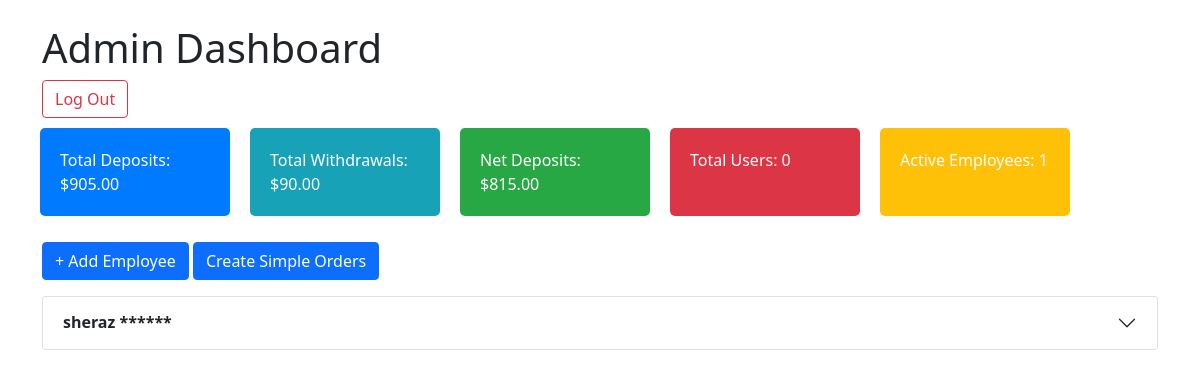
Screenshot of /Admin-Dashboard/ (signed in) with the database file from the repository.
### accounts/models.py (models this page shows, shortened)
class User(AbstractUser):
    is_admin = models.BooleanField(default=False)
    is_employee = models.BooleanField(default=False)
    is_customer = models.BooleanField(default=False)
    invitation_code = models.CharField(max_length=100, blank=True,null=True, editable=False)

### adminControl/models.py (models this page shows, shortened)
class AdminDeposit(BaseModel):
    admin = models.OneToOneField(settings.AUTH_USER_MODEL, on_delete=models.CASCADE, related_name="admin")
    total_deposit = models.DecimalField(max_digits=10, decimal_places=2, default=0.00)
    net_deposit = models.DecimalField(max_digits=10, decimal_places=2, default=0.00)
    total_withdrawal=models.DecimalField(max_digits=10,decimal_places=2,default=0.00)
    last_updated = models.DateTimeField(auto_now=True)

### accounts/views.py (the view, shortened to what this page needs)
# urls.py: path('Admin-Dashboard/',Admin_dasboard,name='Admin_dashboard'),
@login_required
@require_http_methods(["GET", "POST"])
def Admin_dasboard(request):
    Emp=User.objects.filter(is_employee=True)
    total_emplyee=Emp.count()
    Cus = User.objects.filter(is_customer=True)
    total_customer = Cus.count()
    employees = User.objects.filter(is_employee=True)
    employees_data = []
    for employee in employees:
        invited_customers = User.objects.filter(invitation_code=employee.invitation_code, is_customer=True)
        plain_password = request.session.pop(f'employee_password_{employee.id}', '******')
        employees_data.append({
            'employee': employee,
            'plain_password': plain_password,
            'invited_customers': invited_customers,
        })
    context={"Total_Employees":total_emplyee,"Total_Customer":total_customer,
             'employees_data': employees_data}
    return render(request, 'home/Admin_dashboard.html',context)

### templates/home/Admin_dashboard.html (shortened to what this page needs)
<!DOCTYPE html>
<html lang="en">
<head>
    <link href="https://cdn.jsdelivr.net/npm/bootstrap@5.1.3/dist/css/bootstrap.min.css" rel="stylesheet">
</head>
<body>
    <div class="container mt-4">
        <h1>Admin Dashboard</h1>
        <button class="btn btn-outline-danger log-out-button" type="button" id="logoutButton">
            <a href="{% url 'logout' %}" style="text-decoration: none; color: inherit;">Log Out</a>
        </button>
        <div class="row">
            <div class="col-md-2 info-box bg-total">Total Deposits: $<span id="totalDeposits">{{ request.user.admin.total_deposit }}</span></div>
            <div class="col-md-2 info-box bg-withdraw">Total Withdrawals: $<span id="totalWithdrawals">{{ request.user.admin.total_withdrawal }}</span></div>
            <div class="col-md-2 info-box bg-net">Net Deposits: $<span id="netDeposits">{{ request.user.admin.net_deposit }}</span></div>
            <div class="col-md-2 info-box bg-users">Total Users: <span id="totalUsers">{{ Total_Customer }}</span></div>
            <div class="col-md-2 info-box bg-active">Active Employees: <span id="activeEmployees">{{ Total_Employees }}</span></div>
        </div>
        <button class="btn btn-primary my-3" data-bs-toggle="modal" data-bs-target="#addEmployeeModal">
            + Add Employee
        </button>
        <a class="btn btn-primary my-3" href="{% url 'list_and_create_orders' %}">Create Simple Orders</a>
        <div class="accordion" id="employeesAccordion">
            {% for data in employees_data %}
                <div class="accordion-item">
                    <h2 class="accordion-header" id="heading{{ forloop.counter }}">
                        <button class="accordion-button collapsed" type="button" data-bs-toggle="collapse" data-bs-target="#collapse{{ forloop.counter }}" aria-expanded="false" aria-controls="collapse{{ forloop.counter }}">
                           <strong> {{ data.employee.username }} {{ data.plain_password }}</strong>
                        </button>
                    </h2>
                </div>
            {% endfor %}
        </div>
    </div>
</body>
</html>

### templates/home/Admin_dashboard.html (style rules this page uses)
.info-box { padding: 20px; margin: 10px; color: white; border-radius: 5px; }
.bg-total { background-color: #007bff; }
.bg-net { background-color: #28a745; }
.bg-users { background-color: #dc3545; }
.bg-active { background-color: #ffc107; }
.bg-withdraw { background-color: #17a2b8; }
.accordion-item { margin-bottom: 10px; }
.container { transition: all 0.3s ease-in-out; }

### rows the page displays
User: user.admin.total_deposit "905.00", user.admin.total_withdrawal "90.00", user.admin.net_deposit "815.00"
User: employee.username "sheraz", plain_password "******"

### other values shown
{{ Total_Customer }} "0"
{{ Total_Employees }} "1"
